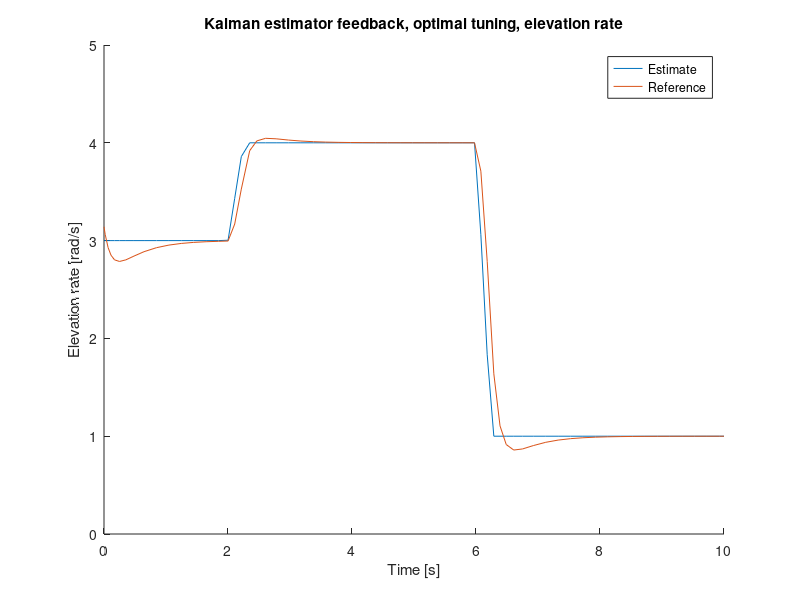

This figure's MATLAB source: (Note: this script raises an error after producing the figure.)
%% Just press f5 to run everything, and read the section that has something you need

% Press (ctrl+enter) to run the section your cursor is currently in ( Marked in yellow)
clear all
close all

%% Init one file
input = load('pXtY_what-we-are-doing_file-contains.mat');
plot_title = 'Kalman estimator feedback, optimal tuning, elevation rate';
file_name = 'p4t5_kalman-feedback-optimal-tuning_e_dot';
xaxis = 'Time [s]';
yaxis = 'Elevation rate [rad/s]';

time = input.ans(1,:);
setpoint = input.ans(2,:);
values = input.ans(4,:);
%values2 = input.ans(2,:);

time_start = 0;
time_end = time(end);


% figure; % Calling figure => Plot/write in a new window
hold on
title(plot_title);
plot(time, setpoint);
plot(time, values);
%plot(time, values2);
xlim([time_start time_end]);


% Set desctiptions on the axis
xlabel(xaxis);
ylabel(yaxis);

lgd = legend('Estimate', 'Reference');
lgd.Location = 'southeast';
%lgd.Position(1:2) = [.7 .02];

%% Init multiple files
figure
input1 = load('p4tx_kalman-wrong-initialization-of-e-offset_e.mat');
input2 = load('p4tx_kalman-correct-initialization-of-e-offset_e.mat');
%input3 = load('p4t4_testing-disable-new-data_P_est_55and66.mat');
%input4 = load('p1t3_pole-placement-a=-1-b=2-with-elev_pitch-measurement_v1.mat');
plot_title = 'Effect of different choices of x\^(0)';
file_name = 'p4tx_correct-choice-of-x-est';
xaxis = 'Time [s]';
yaxis = 'Elevation [rad]';

time1 = input1.ans(1,:);
reference1 = input1.ans(2,:);
values1 = input1.ans(3,:);

time2 = input2.ans(1,:);
reference2 = input2.ans(2,:);
values2 = input2.ans(3,:);

% time3 = input3.ans(1,:);
% reference3 = input3.ans(2,:);
% values3 = input3.ans(3,:);

%time4 = input4.ans(1,:);
%reference4 = input4.ans(2,:);
%values3 = input3.ans(2,:);

time_start = 0;
time_end = 3;


% figure; % Calling figure => Plot/write in a new window
hold on
title(plot_title);

plot(time1, reference1);
plot(time1, values1);
plot(time2, reference2);
plot(time2, values2);
% plot(time3, reference3);
% plot(time3, values3);
%plot(time4, reference4);
% plot(time4, values4);
xlim([time_start time_end]);


% Set desctiptions on the axis
xlabel(xaxis);
ylabel(yaxis);

lg = legend('Encoder measurement, x\^(0) = 0', 'Kalman estimate, x\^(0) = 0', 'Encoder measurement, x\^(0) = e_{offset}', 'Kalman estimate, x\^(0) = e_{offset}');

%% Plot multiple plots in same figure
figure
input1 = load('p4t4_testing-disable-new-data_P_est_11and22.mat');
input2 = load('p4t4_testing-disable-new-data_P_est_33and44.mat');
input2 = load('p4t4_testing-disable-new-data_P_est_55and66.mat');
%input3 = load('p3t1_acc-and-enc-multiple-axis-transformed_travel.mat');
plot_title = 'Results with optimal tuning of L';
file_name = 'p3t4_conv-l-dot-corrected';

time1 = input1.ans(1,:);
reference1 = input1.ans(2,:);
values1 = input1.ans(3,:);

%reference1 = cumtrapz(time1, reference1);
%values1 = cumtrapz(time1, values1);

time2 = input2.ans(1,:);
reference2 = input2.ans(2,:);
values2 = input2.ans(3,:);

%reference2 = cumtrapz(time2, reference2);
%values2 = cumtrapz(time2, values2);

time3 = input3.ans(1,:);
reference3 = input3.ans(2,:);
values3 = input3.ans(3,:);

time_start = 0;
time_end = time1(end);



hold on

subplot(3,1,1);
p1 = plot(time1, reference1);
%p1.legend('Encoder measurement');
title(plot_title);
xaxis = 'Time [s]';
yaxis = '';
%xlabel(xaxis);
ylabel(yaxis);
time_start = 0; 
time_end = time_end;  
xlim([time_start time_end]);


subplot(3,1,2);
p2 = plot(time2, values2, 'g', time2, reference2);
%p2.legend('Encoder measurement', 'IMU measurement');
xaxis = 'Time [s]';
yaxis = '';
%xlabel(xaxis);
ylabel(yaxis);
xlim([time_start time_end]);


subplot(3,1,3);
h(:,3) = plot(time3, reference3, time3, values3);
xaxis = 'Time [s]';
yaxis = '';
xlabel(xaxis);
ylabel(yaxis);
xlim([time_start time_end]);

lg = legend('IMU measurement', 'IMU measurement corrected', 'Encoder measurement');
lg.Position(1:2) = [.6 .02];


%% Plot a lot of figures together
figure
input1 = load('p4t5_optimal-tuning_p.mat');
input2 = load('p4t5_optimal-tuning_p_dot.mat');
input3 = load('p4t5_optimal-tuning_e.mat');
input4 = load('p4t5_optimal-tuning_e_dot.mat');
input5 = load('p4t5_optimal-tuning_l.mat');
input6 = load('p4t5_optimal-tuning_l_dot.mat');

plot_title = 'Kalman estimates';
file_name = 'p4t5_optimal-kalman-tuning';

time1 = input1.ans(1,:);
est1 = input1.ans(2,:);
enc1 = input1.ans(3,:);

time2 = input2.ans(1,:);
est2 = input2.ans(2,:);
enc2 = input2.ans(3,:);

time3 = input3.ans(1,:);
est3 = input3.ans(2,:);
enc3 = input3.ans(3,:);

time4 = input4.ans(1,:);
est4 = input4.ans(2,:);
enc4 = input4.ans(3,:);

time5 = input5.ans(1,:);
est5 = input5.ans(2,:);
enc5 = input5.ans(3,:);

time6 = input6.ans(1,:);
est6 = input6.ans(2,:);
enc6 = input6.ans(3,:);

time_start = 5;
time_end = 40;


hold on

subplot(3,2,1);
p1 = plot(time1, est1, time1, enc1);
%title(plot_title);
xaxis = 'Time [s]';
yaxis = 'Pitch [rad]';
xlabel(xaxis);
ylabel(yaxis);
xlim([time_start time_end]);


subplot(3,2,2);
p2 = plot(time2, est2, time2, enc2);
xaxis = 'Time [s]';
yaxis = 'Pitch rate [rad/s]';
xlabel(xaxis);
ylabel(yaxis);
xlim([time_start time_end]);
ylim([-1,1]);


subplot(3,2,3);
p3 = plot(time3, est3, time3, enc3);
xaxis = 'Time [s]';
yaxis = 'Elevation [rad]';
xlabel(xaxis);
ylabel(yaxis);
xlim([time_start time_end]);

subplot(3,2,4);
p4 = plot(time4, est4, time4, enc4);
xaxis = 'Time [s]';
yaxis = 'Elevation rate [rad/s]';
xlabel(xaxis);
ylabel(yaxis);
xlim([time_start time_end]);

subplot(3,2,5);
p5 = plot(time5, est5, time5, enc5);
xaxis = 'Time [s]';
yaxis = 'Travel [rad/s]';
xlabel(xaxis);
ylabel(yaxis);
xlim([time_start time_end]);

subplot(3,2,6);
p5 = plot(time6, est6, time6, enc6);
xaxis = 'Time [s]';
yaxis = 'Travel rate [rad/s]';
xlabel(xaxis);
ylabel(yaxis);
xlim([time_start time_end]);

lg = legend('Encoder measurement', 'Kalman estimate');
lg.Position(1:2) = [.6 .02];


%% Plot only part of plot
time_start = 55; 
time_end = 75;  
xlim([time_start time_end]);


%% Legend
% Legend must come after you call plot()
% GIves a name to the plotted lines
%   
lgd = legend('Flying helicopter', 'Stationary helicopter'); 
lgd.Location = 'southeast';
%legend('Measured value, Q = 20'); 
hold off

%% Save plot
% TO save the current plot use:
    % print( filename, '-d'+ filename )
    % Use epsc instad of eps to get colours
print(file_name, '-djpeg');
print(file_name, '-depsc');

